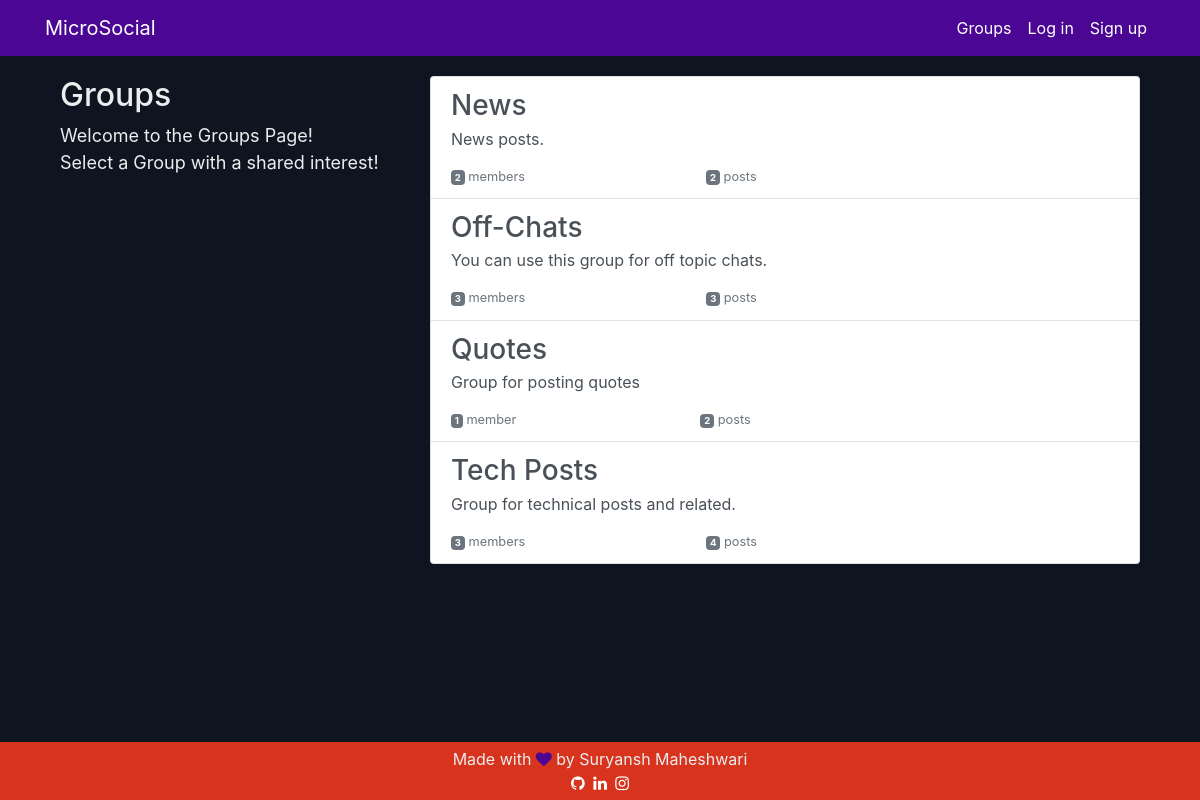
The app's page /groups/ with its own data.
### groups/models.py (models this page shows, shortened)
class Group(models.Model):
    name = models.CharField(max_length=255, unique=True)
    slug = models.SlugField(allow_unicode=True, unique=True)
    description = models.TextField(blank=True, default='')
    description_html = models.TextField(editable=False, default='', blank=True)
    members = models.ManyToManyField(User,through="GroupMember")
    class Meta:
        ordering = ["name"]

### groups/views.py (the view)
# urls.py: path('', views.ListGroups.as_view(), name="all"),
class ListGroups(generic.ListView):
    model = Group

### groups/templates/groups/group_list.html (shortened to what this page needs)
{% extends "groups/group_base.html" %}
{% block pregroup %}
<div class="col-md-4">
	<div class="content">
			<h2>Groups</h2>
			<p style="font-size: large;">Welcome to the Groups Page! <br>Select a Group with a shared interest!</p>
	</div>
</div>
{% endblock %}
{% block group_content %}
<div class="col-md-8">
	<div class="list-group">
		{% for group in object_list %}
		<a href="{% url 'groups:single' slug=group.slug %}"
		class="list-group-item list-group-item-action flex-column align-items-start">
			<h3 class="mb-1">{{ group.name }}</h3>
			<p class="mb-1">{{ group.description_html|safe }}</p>
			<div class="d-flex w-40 justify-content-between">
				<small class="text-muted"><span class="badge badge-secondary">
					{{ group.members.count }}</span> member{{ group.members.count|pluralize }}</small>
				<small class="text-muted"><span class="badge badge-secondary">
					{{ group.posts.count }}</span> post{{ group.posts.count|pluralize }}</small>
			</div>
		</a>
		{% endfor %}
	</div>
</div>
{% endblock %}

### static/microsocial/css/master.css (style rules this page uses)
body { margin: 0px; background-color: #0e1420; color:#ebedee; }

### records on screen
Group: name "News", description_html "News posts.", members.count "2", posts.count "2"
Group: name "Off-Chats", description_html "You can use this group for off topic chats.", members.count "3", posts.count "3"
Group: name "Quotes", description_html "Group for posting quotes", members.count "1", posts.count "2"
Group: name "Tech Posts", description_html "Group for technical posts and related.", members.count "3", posts.count "4"
